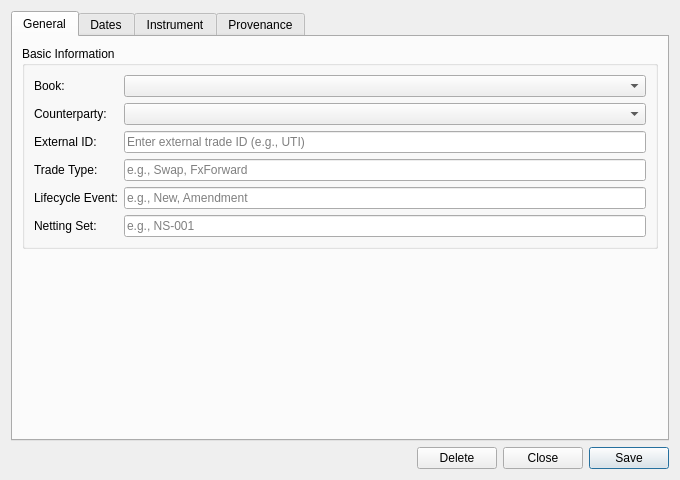
<?xml version="1.0" encoding="UTF-8"?>
<ui version="4.0">
 <class>TradeDetailDialog</class>
 <widget class="QWidget" name="TradeDetailDialog">
  <property name="geometry">
   <rect>
    <x>0</x>
    <y>0</y>
    <width>680</width>
    <height>480</height>
   </rect>
  </property>
  <property name="sizePolicy">
   <sizepolicy hsizetype="Preferred" vsizetype="Preferred">
    <horstretch>0</horstretch>
    <verstretch>0</verstretch>
   </sizepolicy>
  </property>
  <property name="minimumSize">
   <size>
    <width>680</width>
    <height>400</height>
   </size>
  </property>
  <property name="windowTitle">
   <string>Trade Details</string>
  </property>
  <layout class="QVBoxLayout" name="verticalLayout">
   <item>
    <widget class="QTabWidget" name="tabWidget">
     <widget class="QWidget" name="generalTab">
      <attribute name="title">
       <string>General</string>
      </attribute>
      <layout class="QVBoxLayout" name="generalTabLayout">
       <item>
        <widget class="QGroupBox" name="basicInfoGroup">
         <property name="title">
          <string>Basic Information</string>
         </property>
         <layout class="QFormLayout" name="formLayout">
          <item row="0" column="0">
           <widget class="QLabel" name="label_bookCombo">
            <property name="text">
             <string>Book:</string>
            </property>
           </widget>
          </item>
          <item row="0" column="1">
           <widget class="QComboBox" name="bookCombo"/>
          </item>
          <item row="1" column="0">
           <widget class="QLabel" name="label_counterpartyCombo">
            <property name="text">
             <string>Counterparty:</string>
            </property>
           </widget>
          </item>
          <item row="1" column="1">
           <widget class="QComboBox" name="counterpartyCombo"/>
          </item>
          <item row="2" column="0">
           <widget class="QLabel" name="label_externalIdEdit">
            <property name="text">
             <string>External ID:</string>
            </property>
           </widget>
          </item>
          <item row="2" column="1">
           <widget class="QLineEdit" name="externalIdEdit">
            <property name="placeholderText">
             <string>Enter external trade ID (e.g., UTI)</string>
            </property>
           </widget>
          </item>
          <item row="3" column="0">
           <widget class="QLabel" name="label_tradeTypeEdit">
            <property name="text">
             <string>Trade Type:</string>
            </property>
           </widget>
          </item>
          <item row="3" column="1">
           <widget class="QLineEdit" name="tradeTypeEdit">
            <property name="placeholderText">
             <string>e.g., Swap, FxForward</string>
            </property>
           </widget>
          </item>
          <item row="4" column="0">
           <widget class="QLabel" name="label_lifecycleEventEdit">
            <property name="text">
             <string>Lifecycle Event:</string>
            </property>
           </widget>
          </item>
          <item row="4" column="1">
           <widget class="QLineEdit" name="lifecycleEventEdit">
            <property name="placeholderText">
             <string>e.g., New, Amendment</string>
            </property>
           </widget>
          </item>
          <item row="5" column="0">
           <widget class="QLabel" name="label_nettingSetIdEdit">
            <property name="text">
             <string>Netting Set:</string>
            </property>
           </widget>
          </item>
          <item row="5" column="1">
           <widget class="QLineEdit" name="nettingSetIdEdit">
            <property name="placeholderText">
             <string>e.g., NS-001</string>
            </property>
           </widget>
          </item>
         </layout>
        </widget>
       </item>
       <item>
        <spacer name="generalTabSpacer">
         <property name="orientation">
          <enum>Qt::Vertical</enum>
         </property>
         <property name="sizeHint" stdset="0">
          <size>
           <width>20</width>
           <height>40</height>
          </size>
         </property>
        </spacer>
       </item>
      </layout>
     </widget>
     <widget class="QWidget" name="datesTab">
      <attribute name="title">
       <string>Dates</string>
      </attribute>
      <layout class="QVBoxLayout" name="datesTabLayout">
       <item>
        <widget class="QGroupBox" name="datesGroup">
         <property name="title">
          <string>Dates</string>
         </property>
         <layout class="QFormLayout" name="datesFormLayout">
          <item row="0" column="0">
           <widget class="QLabel" name="label_tradeDateEdit">
            <property name="text">
             <string>Trade Date:</string>
            </property>
           </widget>
          </item>
          <item row="0" column="1">
           <widget class="QLineEdit" name="tradeDateEdit">
            <property name="placeholderText">
             <string>YYYY-MM-DD</string>
            </property>
           </widget>
          </item>
          <item row="1" column="0">
           <widget class="QLabel" name="label_effectiveDateEdit">
            <property name="text">
             <string>Effective Date:</string>
            </property>
           </widget>
          </item>
          <item row="1" column="1">
           <widget class="QLineEdit" name="effectiveDateEdit">
            <property name="placeholderText">
             <string>YYYY-MM-DD</string>
            </property>
           </widget>
          </item>
          <item row="2" column="0">
           <widget class="QLabel" name="label_terminationDateEdit">
            <property name="text">
             <string>Termination Date:</string>
            </property>
           </widget>
          </item>
          <item row="2" column="1">
           <widget class="QLineEdit" name="terminationDateEdit">
            <property name="placeholderText">
             <string>YYYY-MM-DD</string>
            </property>
           </widget>
          </item>
          <item row="3" column="0">
           <widget class="QLabel" name="label_executionTimestampEdit">
            <property name="text">
             <string>Execution Timestamp:</string>
            </property>
           </widget>
          </item>
          <item row="3" column="1">
           <widget class="QLineEdit" name="executionTimestampEdit">
            <property name="placeholderText">
             <string>YYYY-MM-DD HH:MM:SS</string>
            </property>
           </widget>
          </item>
         </layout>
        </widget>
       </item>
       <item>
        <spacer name="datesTabSpacer">
         <property name="orientation">
          <enum>Qt::Vertical</enum>
         </property>
         <property name="sizeHint" stdset="0">
          <size>
           <width>20</width>
           <height>40</height>
          </size>
         </property>
        </spacer>
       </item>
      </layout>
     </widget>
     <!-- Instrument tab: hosts an AdaptiveStackedWidget inside a QScrollArea.
          One page per registered IInstrumentForm; the active page is selected
          from the trade's product_type. Hidden when no form is registered for
          the family. AdaptiveStackedWidget reports the current page's size hint
          so compact forms (FX) don't inherit the height of large ones
          (Commodity). The scroll area lets large forms scroll rather than
          forcing the dialog to grow. -->
     <widget class="QWidget" name="instrumentTab">
      <attribute name="title">
       <string>Instrument</string>
      </attribute>
      <layout class="QVBoxLayout" name="instrumentTabLayout">
       <property name="leftMargin"><number>0</number></property>
       <property name="topMargin"><number>0</number></property>
       <property name="rightMargin"><number>0</number></property>
       <property name="bottomMargin"><number>0</number></property>
       <item>
        <widget class="QScrollArea" name="instrumentScrollArea">
         <property name="widgetResizable">
          <bool>true</bool>
         </property>
         <property name="horizontalScrollBarPolicy">
          <enum>Qt::ScrollBarAlwaysOff</enum>
         </property>
         <widget class="QWidget" name="instrumentScrollContents">
          <property name="geometry">
           <rect>
            <x>0</x>
            <y>0</y>
            <width>660</width>
            <height>400</height>
           </rect>
          </property>
          <layout class="QVBoxLayout" name="instrumentScrollLayout">
           <property name="leftMargin"><number>0</number></property>
           <property name="topMargin"><number>0</number></property>
           <property name="rightMargin"><number>0</number></property>
           <property name="bottomMargin"><number>0</number></property>
           <item>
            <widget class="AdaptiveStackedWidget" name="instrumentStack">
             <property name="currentIndex"><number>-1</number></property>
            </widget>
           </item>
          </layout>
         </widget>
        </widget>
       </item>
      </layout>
     </widget>
     <widget class="QWidget" name="provenanceTab">
      <attribute name="title">
       <string>Provenance</string>
      </attribute>
      <layout class="QVBoxLayout" name="provenanceTabLayout">
       <item>
        <widget class="QGroupBox" name="tradeProvenanceGroup">
         <property name="title">
          <string>Trade</string>
         </property>
         <layout class="QVBoxLayout" name="tradeProvenanceLayout">
          <item>
           <widget class="ores::qt::ProvenanceWidget" name="provenanceWidget" native="true"/>
          </item>
         </layout>
        </widget>
       </item>
       <item>
        <widget class="QGroupBox" name="instrumentProvenanceGroup">
         <property name="title">
          <string>Instrument</string>
         </property>
         <layout class="QVBoxLayout" name="instrumentProvenanceLayout">
          <item>
           <widget class="ores::qt::ProvenanceWidget" name="instrumentProvenanceWidget" native="true"/>
          </item>
         </layout>
        </widget>
       </item>
      </layout>
     </widget>
    </widget>
   </item>
   <item>
    <layout class="QHBoxLayout" name="buttonLayout">
     <item>
      <spacer name="horizontalSpacer">
       <property name="orientation">
        <enum>Qt::Horizontal</enum>
       </property>
       <property name="sizeHint" stdset="0">
        <size>
         <width>40</width>
         <height>20</height>
        </size>
       </property>
      </spacer>
     </item>
     <item>
      <widget class="QPushButton" name="deleteButton">
       <property name="text">
        <string>Delete</string>
       </property>
      </widget>
     </item>
     <item>
      <widget class="QPushButton" name="closeButton">
       <property name="text">
        <string>Close</string>
       </property>
      </widget>
     </item>
     <item>
      <widget class="QPushButton" name="saveButton">
       <property name="text">
        <string>Save</string>
       </property>
       <property name="default">
        <bool>true</bool>
       </property>
      </widget>
     </item>
    </layout>
   </item>
  </layout>
 </widget>
 <customwidgets>
  <customwidget>
   <class>ores::qt::ProvenanceWidget</class>
   <extends>QWidget</extends>
   <header>ores.qt/ProvenanceWidget.hpp</header>
   <container>1</container>
  </customwidget>
  <customwidget>
   <class>AdaptiveStackedWidget</class>
   <extends>QStackedWidget</extends>
   <header>ores.qt/AdaptiveStackedWidget.hpp</header>
   <container>1</container>
  </customwidget>
 </customwidgets>
 <resources/>
 <connections/>
</ui>
